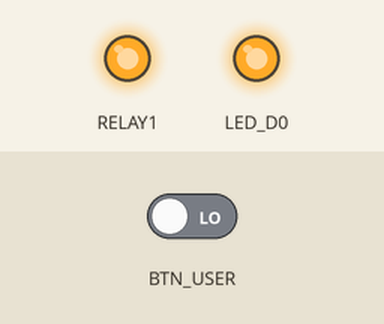
Simulated run of this sketch. Board: Arduino Opta. Parts: output pins drawn as LEDs (lit = HIGH). Inputs (shaded band) come from the test bench; at power-on: BTN_USER LOW. What the sketch prints to the serial monitor is not drawn.

Above: at 1.2 s.
1.3 s: BTN_USER driven HIGH
At 1.8 s:
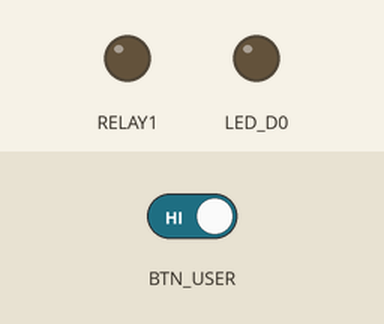
2.8 s: BTN_USER driven LOW
At 4.2 s:
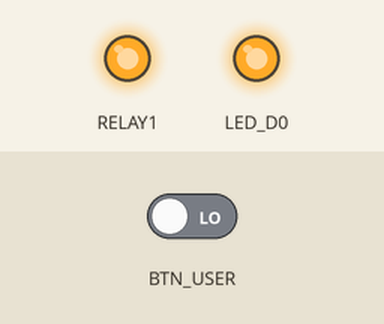
Timing chart, 0 to 5.8 s (numbered marks = the images above; inputs shaded):
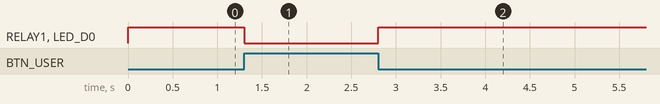

Measured:
- after the input at 1.3 s, RELAY1, LED_D0: HIGH → LOW at once
- after the input at 2.8 s, RELAY1, LED_D0: LOW → HIGH at once

The sketch:

OP01_Button.ino
```cpp
void setup() {
  Serial.begin(115200);
  Serial.println("OPTA BT");
  pinMode(BTN_USER, INPUT);
  pinMode(LED_D0, OUTPUT);
  pinMode(D0, OUTPUT);
}

void loop() {
  int bt = !digitalRead(BTN_USER);
  if (bt == HIGH) {
    digitalWrite(D0, HIGH);
    digitalWrite(LED_D0, HIGH);
  } else {
    digitalWrite(D0, LOW);
    digitalWrite(LED_D0, LOW);
  }

}
```
